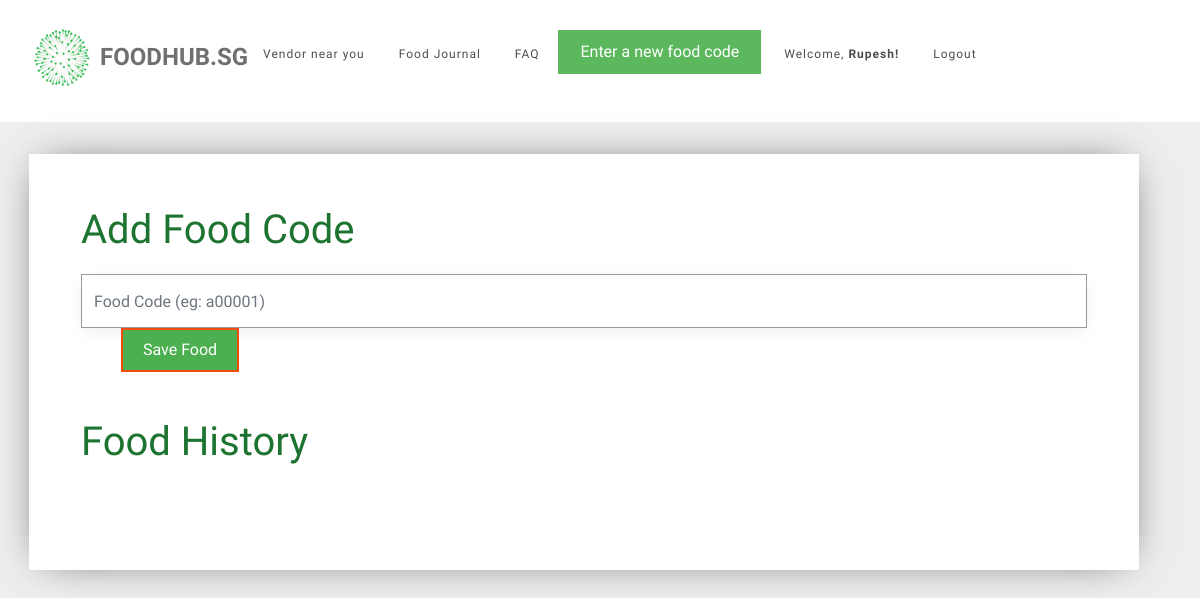
/food_journal (signed in), run on an earlier commit of the app's database.
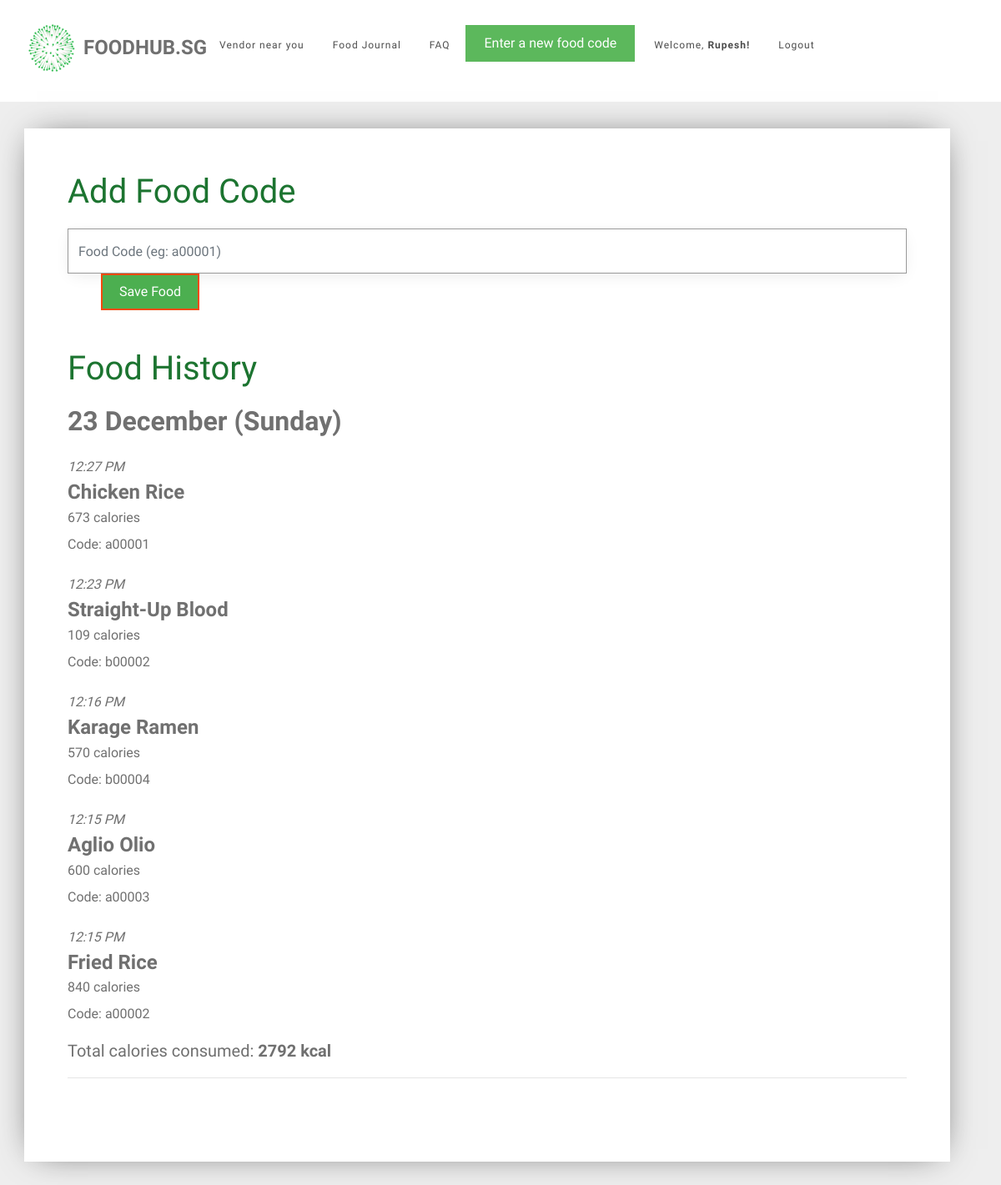
And on a later commit of the database.
### tables this page shows
CREATE TABLE user (
  id INTEGER PRIMARY KEY AUTOINCREMENT,
  name TEXT NOT NULL,
  email VARCHAR(512) UNIQUE NOT NULL,
  password TEXT NOT NULL,
  height INTEGER NOT NULL,
  weight INTEGER NOT NULL
);

CREATE TABLE "food_entry" (
	`id`	INTEGER PRIMARY KEY AUTOINCREMENT,
	`creator_id`	INTEGER NOT NULL,
	`created`	TIMESTAMP NOT NULL DEFAULT (datetime('now','localtime')),
	`food_code`	VARCHAR ( 6 ) NOT NULL,
	`food_name`	TEXT NOT NULL,
	`calories`	INT NOT NULL,
	FOREIGN KEY(`creator_id`) REFERENCES `user`(`id`)
);

### foodhubsg/food.py (the view, shortened to what this page needs)
@bp.route('/food_journal', methods=('GET', 'POST'))
@login_required
def food_journal():
    db = get_db()
    food_items = db.execute(
        'SELECT f.id, creator_id, food_name, created, calories, food_code, email'
        ' FROM food_entry f JOIN user u ON f.creator_id = u.id'
        ' WHERE f.creator_id = ?'
        ' ORDER BY datetime(created) DESC',
        (g.user['id'],),
    ).fetchall()
    users = db.execute(
        'SELECT id, name, email, password, height, weight'
        ' FROM user'
        ' WHERE id = ?',
        (g.user['id'],),
    ).fetchall()
    for user in users:
        weight = user['weight']
        height = user['height']
        name = user['name']
    bmi = weight / height ** height
    bmi = int(bmi)
    all_dates = []
    food_dates = []
    calories_list = []
    user_average_calories = 0
    number_of_days = 0
    if food_items is not []:
        food_exists = 1
    else:
        food_exists = 0
    for food in food_items:
        food_date = food['created'].strftime('%d-%m-%y')
        all_dates.append(food_date)
    all_dates = remove_duplicates(all_dates)
    for date in all_dates:
        current_date_food = []
        current_date_calories = []
        for food in food_items:
            if date == food['created'].strftime('%d-%m-%y'):
                current_date_food.append(food)
                current_date_calories.append(food['calories'])
            else:
                continue
        food_dates.append(current_date_food)
        current_date_calories = sum(current_date_calories)
        calories_list.append(current_date_calories)
        number_of_days = len(calories_list)
        user_average_calories = int(sum(calories_list)/number_of_days)
    return render_template('food/food_journal.html',
                           food_dates=food_dates, all_dates=all_dates, calories_list=calories_list, name=name,
                           weight=weight, height=height, bmi=bmi, user_average_calories=user_average_calories,
                           number_of_days=number_of_days, food_exists=food_exists)

### foodhubsg/auth.py (called while the page is built)
def login_required(view):
    @functools.wraps(view)
    def wrapped_view(**kwargs):
        if g.user is None:
            return redirect(url_for('auth.login'))
        return view(**kwargs)
    return wrapped_view

@bp.before_app_request
def load_logged_in_user():
    user_id = session.get('user_id')
    if user_id is None:
        g.user = None
    else:
        g.user = get_db().execute(
            'SELECT * FROM user WHERE id = ?', (user_id,)
        ).fetchone()

### foodhubsg/db.py (called while the page is built)
def get_db():
    if 'db' not in g:
        g.db = sqlite3.connect(
            current_app.config['DATABASE'],
            detect_types=sqlite3.PARSE_DECLTYPES
        )
        g.db.row_factory = sqlite3.Row
    return g.db

### foodhubsg/food.py (called while the page is built)
def remove_duplicates(values):
    output = []
    seen = set()
    for value in values:
        if value not in seen:
            output.append(value)
            seen.add(value)
    return output

### foodhubsg/templates/food/food_journal.html (shortened to what this page needs)
{% extends 'base.html' %}
{% block content %}
<div id="colorlib-container">
    <div class="container">
        <div class="box1">
        <div class="row row-pb-md">
            <div class="col-md-12">
                <form method="post">
                    <header id="summary-header">
                        <h1 class="font_color">Add Food Code</h1>
                    </header>
                    <input name="code" id="code" class="form-control" value="{{ request.form['code'] }}" placeholder="Food Code (eg: a00001)" required>
                    <div class="row form-group" id="register-button">
                        <input type="submit" value="Save Food" class="btn btn-primary" style="background-color: #4CAF50;">
                    </div>
                </form>
                <br>
                <header>
                    <h1 class="font_color">Food History</h1>
                </header>
                {% if food_exists == 0 %}
                    <article class="food-journal">
                        <header>
                            <div class="food-subsection">
                                <h4 style="margin-bottom: 0"><b>No food added to list</b></h4>
                            </div>
                        </header>
                    </article>
                {% else %}
                {% for date in food_dates %}
                    {% set example_food = date[0] %}
                    {% set example_date = example_food['created'].strftime('%d %B (%A)') %}
                    <h2> <b>{{ example_date }}</b> </h2>
                    {% for food in date %}
                        <article class="food-journal">
                            <header>
                                <div class="food-subsection">
                                    <div id="time-created"> <i>{{ food['created'].strftime('%I:%M %p') }}</i> </div>
                                    <h4 style="margin-bottom: 0"><b>{{ food['food_name'] }}</b></h4>
                                    <div class="about"> {{ food['calories'] }} calories <br> Code: <b> {{ food['food_code'] }} </b> </div>
                                </div>
                            </header>
                        </article>
                    {% endfor %}
                    <h5>Total calories consumed: <b> {{ calories_list[loop.index - 1] }} kcal </b> </h5>
                    <hr>
                {% endfor %}
                {% endif %}
            </div>
            </div>
        </div>
        </div>
    </div>
{% endblock %}

### foodhubsg/templates/base.html (shortened to what this page needs)
<!doctype html>
<link rel="stylesheet" href="https://cdnjs.cloudflare.com/ajax/libs/font-awesome/4.7.0/css/font-awesome.min.css">
<link rel="stylesheet" href="https://stackpath.bootstrapcdn.com/bootstrap/4.1.3/css/bootstrap.min.css">
<link rel="stylesheet" href="../static/css/animate.css">
<link rel="stylesheet" href="../static/css/icomoon.css">
<link rel="stylesheet" href="../static/css/magnific-popup.css">
<link rel="stylesheet" href="../static/css/flexslider.css">
<link rel="stylesheet" href="../static/css/owl.carousel.min.css">
<link rel="stylesheet" href="../static/css/owl.theme.default.min.css">
<link rel="stylesheet" href="../static/css/style.css">
    {% if g.user %}
        <div id="page">
            <nav class="colorlib-nav" role="navigation">
                <div class="top-menu">
                    <div class="container">
                        <div class="row">
                            <div class="col-xs-2">
                                <div id="colorlib-logo">
                                    <img src="../static/images/healthhub-logo.png" width="65px" height="65px"; align="left"><a href="{{ url_for('index') }}"><p id="webname">FoodHub.SG</p></a>
                                </div>
                            </div>
                            <div class="col-xs-10 text-right menu-1" id="navbar-stuff">
                                <ul>
                                    <li><a href="{{ url_for('vendors.vendors') }}">Vendor near you</a></li>
                                    <li><a href="{{ url_for('food.food_journal') }}">Food Journal</a></li>
                                    <li><a href="{{ url_for('food.faq') }}">FAQ</a></li>
                                    <a href="{{ url_for('food.food_journal') }}"><button type="button" class="btn btn-success">Enter a new food code</button></a>
                                    <li id="user-profile"><a href="{{ url_for('user.user_settings')}}">Welcome, <b>{{ g.user['name'] }}! </b></a> <a href="{{ url_for('auth.logout') }}">Logout</a></li>
                                </ul>
                            </div>
                        </div>
                    </div>
                </div>
            </nav>
    {% endif %}
<section class="content">
    {% block content %}{% endblock %}
</section>
</div>

### foodhubsg/static/css/style.css (style rules this page uses)
#register-button { padding-left: 55px; }
.box1 { background: #ffffff; padding: 20px; box-shadow: 0 0 40px -15px rgba(0,0,0,0.75); }
#webname { margin-left: 70px; padding-top: 12px; }
.font_color { color: #1c7430; }
#page { position: relative; overflow-x: hidden; width: 100%; height: 100%; -webkit-transition: 0.5s; -o-transition: 0.5s; transition: 0.5s; }
a { color: #F6490D; -webkit-transition: 0.5s; -o-transition: 0.5s; transition: 0.5s; }
p { margin-bottom: 20px; }
h1, h2, h3, h4, h5, h6, figure { color: #707070; font-weight: 400; margin: 0 0 20px 0; }
.colorlib-nav .top-menu { padding: 25px 0; background: #ffffff; }
.colorlib-nav #colorlib-logo { font-size: 24px; margin: 0; padding: 0; line-height: 40px; font-weight: 700; text-transform: uppercase; }
.colorlib-nav #colorlib-logo a { position: relative; color: #707070; }
.colorlib-nav ul { padding: 0; margin: 5px 0 0 0; }
.colorlib-nav ul li { padding: 0; margin: 0; list-style: none; display: inline; font-weight: 400; letter-spacing: 1px; }
.colorlib-nav ul li a { position: relative; font-size: 12px; padding: 10px 15px; color: rgba(0, 0, 0, 0.7); -webkit-transition: 0.5s; -o-transition: 0.5s; transition: 0.5s; }
#colorlib-container, #colorlib-instagram, #colorlib-about, #colorlib-contact, #colorlib-footer { padding: 2em 0; clear: both; }
.content { padding-right: 2em; display: block; }
.form-control { -webkit-box-shadow: none; -moz-box-shadow: none; -ms-box-shadow: none; -o-box-shadow: none; box-shadow: none; border: none; font-size: 16px !important; font-weight: 300; -webkit-border-radius: 0px; -moz-border-radius: 0px; -ms-border-radius: 0px; border-radius: 0px; }
.form-group { margin-bottom: 10px; }
.btn { margin-right: 4px; margin-bottom: 4px; font-size: 16px; font-weight: 400; -webkit-border-radius: 30px; -moz-border-radius: 30px; -ms-border-radius: 30px; border-radius: 30px; -webkit-transition: 0.5s; -o-transition: 0.5s; transition: 0.5s; padding: 8px 20px; }
.btn-primary { background: #F6490D; color: #fff; border: 2px solid #F6490D; }
.btn-success { background: #5cb85c; color: #fff; border: 2px solid #5cb85c; }
.form-control { -webkit-box-shadow: none; box-shadow: none; background: transparent; border: 1px solid rgba(0, 0, 0, 0.1); height: 54px; font-size: 18px; font-weight: 300; }
.row-pb-md { padding-bottom: 4em !important; }
#navbar-stuff { float: right; }
.btn-primary { border-radius: 0; }
.btn { border-radius: 0; }
.food-subsection { margin: 0.7em 0 1.0em 0; }
.row-pb-md { padding: 2em; }
.form-control { border-width: 0.2px; border-color: #999999; box-shadow: 0 5px 20px -5px rgba(0,0,0,0.1); }

### foodhubsg/templates/base.html (style rules this page uses)
#webname { margin-left: 70px; padding-top: 12px; }

What changed in the data, as far as the page shows it:
added food_entry: example_date "23 December (Sunday)", created "12:27 PM", food_name "Chicken Rice", calories "673", food_code "a00001", calories_list "2792"
added food_entry: created "12:23 PM", food_name "Straight-Up Blood", calories "109", food_code "b00002", shown under "23 December (Sunday)"
added food_entry: created "12:16 PM", food_name "Karage Ramen", calories "570", food_code "b00004", shown under "23 December (Sunday)"
added food_entry: created "12:15 PM", food_name "Aglio Olio", calories "600", food_code "a00003", shown under "23 December (Sunday)"
added food_entry: created "12:15 PM", food_name "Fried Rice", calories "840", food_code "a00002", shown under "23 December (Sunday)"
